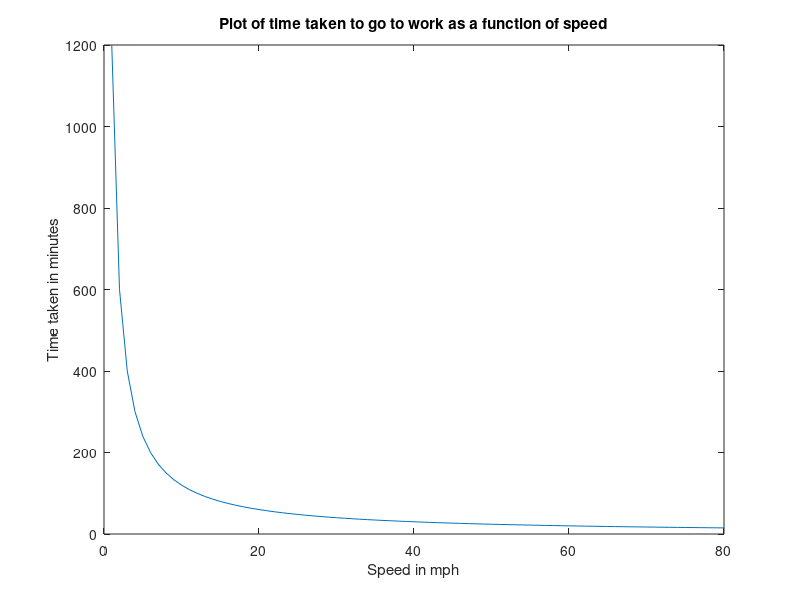

The MATLAB source for this figure:
%Author: Pratishta Prakash Rao

%Finding values for x
x = 1:1:80;
%Finding values of y as a function of x
y = 20./x.* 60
%Plotting the values
plot(x,y)
title('Plot of time taken to go to work as a function of speed')
xlabel('Speed in mph')
ylabel('Time taken in minutes')